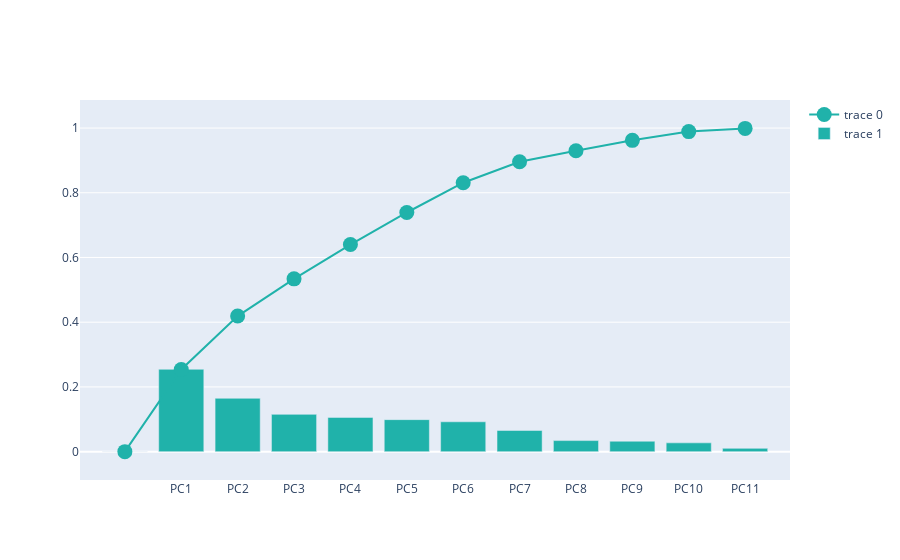

The notebook cell saved with this chart:
### Code cell
import plotly.graph_objects as go
fig=go.Figure()
fig.add_trace(
    go.Scatter(
        x= df_explained_variance['PC'],
        y= df_explained_variance['Cumulative Variance'],
        marker=dict(size=15, color="lightSeaGreen")
    ))
fig.add_trace(
    go.Bar(
        x = df_explained_variance['PC'],
        y = df_explained_variance['Explained Variance'],
        marker=dict(color="lightSeaGreen")
    ))
fig.show()

### Figure 1 — Plotly figure (JSON) as saved in the notebook; plotly's stock layout.template omitted (floating-point values rounded to 4 significant figures)
{"data": [{"marker": {"color": "lightSeaGreen", "size": 15}, "type": "scatter", "x": ["", "PC1", "PC2", "PC3", "PC4", "PC5", "PC6", "PC7", "PC8", "PC9", "PC10", "PC11"], "y": [0, 0.254, 0.419, 0.534, 0.64, 0.739, 0.831, 0.896, 0.93, 0.962, 0.989, 0.999]}, {"marker": {"color": "lightSeaGreen"}, "type": "bar", "x": ["", "PC1", "PC2", "PC3", "PC4", "PC5", "PC6", "PC7", "PC8", "PC9", "PC10", "PC11"], "y": [0, 0.2544, 0.1648, 0.1151, 0.1058, 0.09885, 0.09221, 0.06536, 0.03413, 0.03216, 0.02704, 0.0101]}], "layout": {"autosize": true, "xaxis": {"autorange": true, "range": [-0.7295, 11.73], "type": "category"}, "yaxis": {"autorange": true, "range": [-0.1281, 1.127], "type": "linear"}}}
